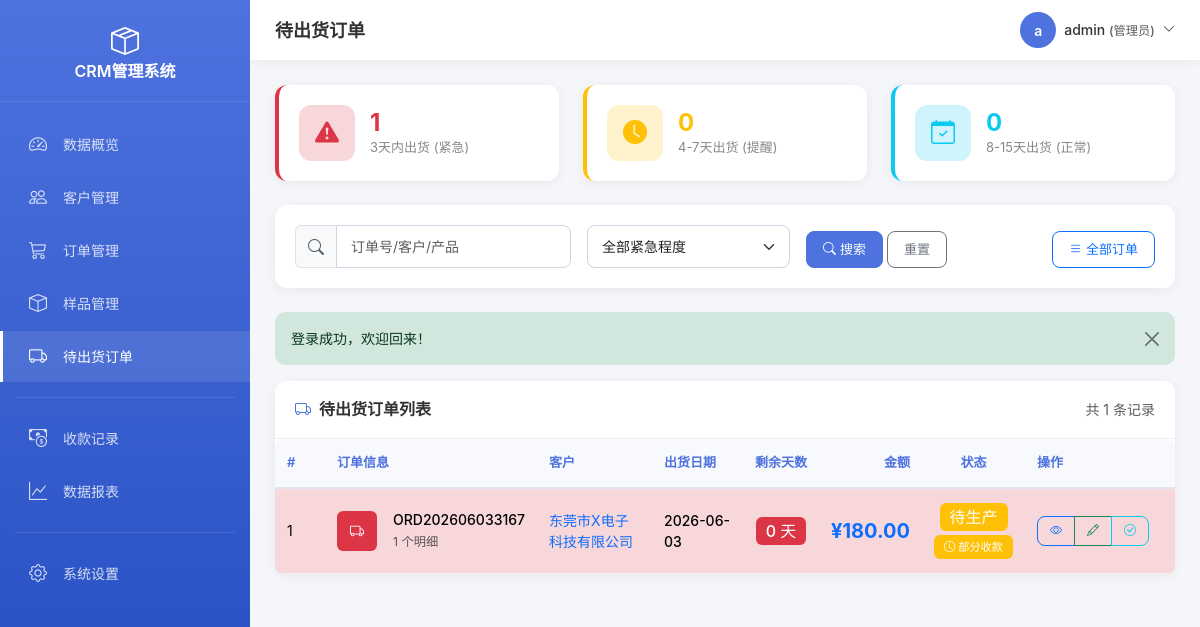
The app's page /order_pending.php (signed in) with its own data.
### tables this page shows
CREATE TABLE `order_main` (
  `id` int(11) UNSIGNED NOT NULL COMMENT '主键ID',
  `order_no` varchar(50) NOT NULL COMMENT '订单号(唯一)',
  `customer_id` int(11) UNSIGNED NOT NULL COMMENT '关联客户ID',
  `order_date` date NOT NULL COMMENT '下单日期',
  `ship_date` date NOT NULL COMMENT '出货日期',
  `status` tinyint(1) NOT NULL DEFAULT '1' COMMENT '订单状态：1待生产 2生产中 3已发货 4已完成 5已取消',
  `order_type` tinyint(1) NOT NULL DEFAULT '1' COMMENT '订单类型：1普通订单 2现金订单',
  `payment_status` tinyint(1) NOT NULL DEFAULT '1' COMMENT '收款状态：1未付款 2部分付款 3已结清',
  `origin` varchar(20) DEFAULT NULL COMMENT '产地：惠州、东莞、湖南',
  `order_total_amount` decimal(12,2) NOT NULL DEFAULT '0.00' COMMENT '订单总金额（明细合计）',
  `paid_amount` decimal(12,2) NOT NULL DEFAULT '0.00' COMMENT '已收金额（关联收款合计）',
  `remark` text COMMENT '备注',
  `create_time` datetime NOT NULL DEFAULT CURRENT_TIMESTAMP COMMENT '创建时间',
  `update_time` datetime NOT NULL DEFAULT CURRENT_TIMESTAMP ON UPDATE CURRENT_TIMESTAMP COMMENT '更新时间'
);

CREATE TABLE `customer` (
  `id` int(11) UNSIGNED NOT NULL COMMENT '主键ID',
  `customer_name` varchar(100) NOT NULL COMMENT '客户名称',
  `contact` varchar(50) DEFAULT NULL COMMENT '联系人',
  `phone` varchar(20) DEFAULT NULL COMMENT '电话',
  `email` varchar(100) DEFAULT NULL COMMENT '邮箱',
  `address` varchar(255) DEFAULT NULL COMMENT '地址',
  `remark` text COMMENT '备注',
  `create_time` datetime NOT NULL DEFAULT CURRENT_TIMESTAMP COMMENT '创建时间',
  `update_time` datetime NOT NULL DEFAULT CURRENT_TIMESTAMP ON UPDATE CURRENT_TIMESTAMP COMMENT '更新时间'
);

### config/database.php (called while the page is built, shortened)
<?php
function getDB() {
    static $pdo = null;
    if ($pdo === null) {
        try {
            $dsn = "mysql:host=" . DB_HOST . ";dbname=" . DB_NAME . ";charset=" . DB_CHARSET;
            $options = [
                PDO::ATTR_ERRMODE => PDO::ERRMODE_EXCEPTION,
                PDO::ATTR_DEFAULT_FETCH_MODE => PDO::FETCH_ASSOC,
                PDO::ATTR_EMULATE_PREPARES => false,
            ];
            $pdo = new PDO($dsn, DB_USER, DB_PASS, $options);
        } catch (PDOException $e) {
            die("数据库连接失败: " . $e->getMessage());
        }
    }
    return $pdo;
}
function query($sql, $params = []) {
    $db = getDB();
    $stmt = $db->prepare($sql);
    $stmt->execute($params);
    return $stmt;
}
function fetchAll($sql, $params = []) {
    return query($sql, $params)->fetchAll();
}
function fetchCount($sql, $params = []) {
    return query($sql, $params)->fetchColumn();
}

### order_pending.php (the view, shortened to what this page needs)
<?php
require_once __DIR__ . '/includes/header.php';
$today = date('Y-m-d');
$keyword = isset($_GET['keyword']) ? trim($_GET['keyword']) : '';
$where = "WHERE om.ship_date >= ? AND om.status NOT IN (2, 3)";
$params = [$today];
$page = intval(input('page', 1, 'get'));
$pageSize = 10;
$total = fetchCount(
    "SELECT COUNT(DISTINCT om.id) FROM order_main om
     LEFT JOIN customer c ON om.customer_id = c.id
     LEFT JOIN order_detail od ON om.id = od.order_id
     {$where}",
    $params
);
$pagination = pagination($total, $page, $pageSize);
$orders = fetchAll(
    "SELECT om.*, c.customer_name,
            om.order_total_amount as total_amount,
            COUNT(od.id) as item_count,
            DATEDIFF(om.ship_date, '{$today}') as days_left
     FROM order_main om
     LEFT JOIN customer c ON om.customer_id = c.id
     LEFT JOIN order_detail od ON om.id = od.order_id
     {$where}
     GROUP BY om.id
     ORDER BY om.ship_date ASC
     LIMIT {$pagination['offset']}, {$pagination['pageSize']}",
    $params
);
$urgentCount = fetchCount("SELECT COUNT(*) FROM order_main WHERE ship_date >= ? AND ship_date <= DATE_ADD(?, INTERVAL 3 DAY) AND status = 1", [$today, $today]);
$warningCount = fetchCount("SELECT COUNT(*) FROM order_main WHERE ship_date > DATE_ADD(?, INTERVAL 3 DAY) AND ship_date <= DATE_ADD(?, INTERVAL 7 DAY) AND status = 1", [$today, $today]);
$normalCount = fetchCount("SELECT COUNT(*) FROM order_main WHERE ship_date > DATE_ADD(?, INTERVAL 7 DAY) AND ship_date <= DATE_ADD(?, INTERVAL 15 DAY) AND status = 1", [$today, $today]);
?>
<div class="row g-4 mb-4">
    <div class="col-md-4">
        <div class="stat-card border-start border-danger border-4">
            <div class="stat-icon bg-danger-subtle text-danger">
                <i class="bi bi-exclamation-triangle-fill"></i>
            </div>
            <div class="stat-info">
                <h4 class="text-danger"><?php echo $urgentCount; ?></h4>
                <p>3天内出货 (紧急)</p>
            </div>
        </div>
    </div>
    <div class="col-md-4">
        <div class="stat-card border-start border-warning border-4">
            <div class="stat-icon bg-warning-subtle text-warning">
                <i class="bi bi-clock-fill"></i>
            </div>
            <div class="stat-info">
                <h4 class="text-warning"><?php echo $warningCount; ?></h4>
                <p>4-7天出货 (提醒)</p>
            </div>
        </div>
    </div>
    <div class="col-md-4">
        <div class="stat-card border-start border-info border-4">
            <div class="stat-icon bg-info-subtle text-info">
                <i class="bi bi-calendar-check"></i>
            </div>
            <div class="stat-info">
                <h4 class="text-info"><?php echo $normalCount; ?></h4>
                <p>8-15天出货 (正常)</p>
            </div>
        </div>
    </div>
</div>
<div class="card mb-4">
    <div class="card-body">
        <form method="GET" action="" class="row g-3 align-items-end">
            <div class="col-md-4">
                <div class="input-group">
                    <span class="input-group-text bg-light"><i class="bi bi-search text-muted"></i></span>
                    <input type="text" class="form-control" name="keyword" placeholder="订单号/客户/产品" value="<?php echo htmlspecialchars_string($keyword); ?>">
                </div>
            </div>
            <div class="col-md-3">
                <select class="form-select" name="urgency">
                    <option value="">全部紧急程度</option>
                </select>
            </div>
            <div class="col-md-3">
                <button type="submit" class="btn btn-primary"><i class="bi bi-search me-1"></i>搜索</button>
                <a href="/order_pending.php" class="btn btn-outline-secondary">重置</a>
            </div>
            <div class="col-md-2 text-md-end">
                <a href="/order.php" class="btn btn-outline-primary"><i class="bi bi-list me-1"></i>全部订单</a>
            </div>
        </form>
    </div>
</div>
<div class="card">
    <div class="card-header d-flex justify-content-between align-items-center">
        <h5 class="mb-0"><i class="bi bi-truck me-2"></i>待出货订单列表</h5>
        <span class="text-muted">共 <?php echo $total; ?> 条记录</span>
    </div>
    <div class="card-body p-0">
        <div class="table-responsive">
            <table class="table table-hover mb-0 align-middle">
                <thead class="table-light">
                    <tr>
                        <th style="width: 50px;">#</th>
                        <th>订单信息</th>
                        <th>客户</th>
                        <th>出货日期</th>
                        <th class="text-center">剩余天数</th>
                        <th class="text-end">金额</th>
                        <th class="text-center">状态</th>
                        <th style="width: 150px;">操作</th>
                    </tr>
                </thead>
                <tbody>
                    <?php foreach ($orders as $index => $order):
                        $daysLeft = $order['days_left'];
                        if ($daysLeft <= 3) {
                            $urgencyClass = 'table-danger';
                            $badgeClass = 'bg-danger';
                        } elseif ($daysLeft <= 7) {
                            $urgencyClass = 'table-warning';
                            $badgeClass = 'bg-warning text-dark';
                            $urgencyText = '提醒';
                        } else {
                            $urgencyClass = '';
                            $badgeClass = 'bg-info';
                            $urgencyText = '正常';
                        }
                    ?>
                    <tr class="<?php echo $urgencyClass; ?>">
                        <td><?php echo $pagination['offset'] + $index + 1; ?></td>
                        <td>
                            <div class="d-flex align-items-center">
                                <div class="bg-<?php echo $daysLeft <= 3 ? 'danger' : ($daysLeft <= 7 ? 'warning' : 'info'); ?> text-white rounded d-flex align-items-center justify-content-center me-3" style="width: 40px; height: 40px;">
                                    <i class="bi bi-truck"></i>
                                </div>
                                <div>
                                    <div class="fw-medium"><?php echo $order['order_no']; ?></div>
                                    <small class="text-muted"><?php echo $order['item_count']; ?> 个明细</small>
                                </div>
                            </div>
                        </td>
                        <td>
                            <a href="/customer_form.php?id=<?php echo $order['customer_id']; ?>&action=view" class="text-decoration-none">
                                <?php echo htmlspecialchars_string($order['customer_name']); ?>
                            </a>
                        </td>
                        <td>
                            <span class="fw-medium"><?php echo formatDate($order['ship_date']); ?></span>
                        </td>
                        <td class="text-center">
                            <span class="badge <?php echo $badgeClass; ?> fs-6">
                                <?php echo $daysLeft; ?> 天
                            </span>
                        </td>
                        <td class="text-end">
                            <div class="fw-bold text-primary fs-5">¥<?php echo formatMoney($order['total_amount']); ?></div>
                        </td>
                        <td class="text-center">
                            <div class="mb-1">
                                <span class="badge <?php echo getOrderStatusClass($order['status']); ?> fs-6">
                                    <?php echo getOrderStatusText($order['status']); ?>
                                </span>
                            </div>
                            <?php
                            $paymentStatusClass = [1 => 'bg-danger', 2 => 'bg-warning', 3 => 'bg-success'];
                            $paymentStatusText = [1 => '未收款', 2 => '部分收款', 3 => '已结清'];
                            $paymentStatus = $order['payment_status'] ?? 1;
                            ?>
                            <span class="badge <?php echo $paymentStatusClass[$paymentStatus]; ?>" style="font-size: 0.7rem;">
                                <i class="bi bi-<?php echo $paymentStatus == 3 ? 'check-circle' : ($paymentStatus == 2 ? 'clock' : 'exclamation-circle'); ?>"></i>
                                <?php echo $paymentStatusText[$paymentStatus]; ?>
                            </span>
                        </td>
                        <td>
                            <div class="btn-group">
                                <a href="/order_form.php?id=<?php echo $order['id']; ?>&action=view" class="btn btn-sm btn-outline-primary" title="查看">
                                    <i class="bi bi-eye"></i>
                                </a>
                                <?php if (isAdmin()): ?>
                                <a href="/order_form.php?id=<?php echo $order['id']; ?>&action=edit" class="btn btn-sm btn-outline-success" title="编辑">
                                    <i class="bi bi-pencil"></i>
                                </a>
                                <a href="/order_form.php?id=<?php echo $order['id']; ?>&action=edit&quick_ship=1" class="btn btn-sm btn-outline-info" title="快速发货">
                                    <i class="bi bi-check-circle"></i>
                                </a>
                                <?php endif; ?>
                            </div>
                        </td>
                    </tr>
                    <?php endforeach; ?>
                </tbody>
            </table>
        </div>
    </div>
</div>
<?php require_once __DIR__ . '/includes/footer.php'; ?>

### assets/css/style.css (style rules this page uses)
:root { --primary: #4e73df; --primary-dark: #2e59d9; --success: #1cc88a; --info: #36b9cc; --warning: #f6c23e; --danger: #e74a3b; --secondary: #858796; --light: #f8f9fc; --dark: #5a5c69; --sidebar-width: 250px; --topbar-height: 60px; }
* { margin: 0; padding: 0; box-sizing: border-box; }
body { font-family: -apple-system, BlinkMacSystemFont, 'Segoe UI', Roboto, 'Helvetica Neue', Arial, sans-serif; background-color: #f5f6fa; color: #333; font-size: 14px; line-height: 1.5; }
.stat-card { background: #fff; border-radius: 12px; padding: 20px; box-shadow: 0 2px 12px rgba(0,0,0,0.06); display: flex; align-items: center; gap: 15px; transition: transform 0.2s, box-shadow 0.2s; height: 100%; }
.stat-icon { width: 56px; height: 56px; border-radius: 12px; display: flex; align-items: center; justify-content: center; font-size: 24px; color: #fff; flex-shrink: 0; }
.stat-info h4 { font-size: 24px; font-weight: 700; margin: 0; color: #333; }
.stat-info p { margin: 0; color: #888; font-size: 13px; }
.card { border: none; border-radius: 12px; box-shadow: 0 2px 12px rgba(0,0,0,0.06); margin-bottom: 20px; }
.card-header { background: #fff; border-bottom: 1px solid #f0f0f0; padding: 18px 20px; border-radius: 12px 12px 0 0 !important; display: flex; align-items: center; justify-content: space-between; }
.card-header h5 { margin: 0; font-weight: 600; color: #333; font-size: 16px; }
.card-header h5 i { color: var(--primary); margin-right: 8px; }
.card-body { padding: 20px; }
.table-responsive { border-radius: 8px; }
.table { margin-bottom: 0; }
.table thead th { background: #f8f9fc; border-bottom: 2px solid #e3e6f0; font-weight: 600; color: var(--primary); font-size: 13px; padding: 14px 12px; white-space: nowrap; }
.table tbody td { padding: 14px 12px; vertical-align: middle; border-bottom: 1px solid #f0f0f0; }
.btn { border-radius: 8px; padding: 8px 16px; font-weight: 500; font-size: 13px; transition: all 0.2s; }
.btn-sm { padding: 5px 12px; font-size: 12px; }
.btn-primary { background: var(--primary); border-color: var(--primary); }
.form-control, .form-select { border-radius: 8px; border: 1px solid #d1d3e2; padding: 10px 14px; font-size: 14px; }
.badge { padding: 6px 10px; border-radius: 6px; font-weight: 500; font-size: 12px; }

### records on screen
order_main: offset "1", order_no "ORD202606033167", item_count "1", customer.customer_name "东莞市X电子科技有限公司", ship_date "2026-06-03", daysLeft "0", order_total_amount "180.00", status "待生产", payment_status "部分收款"

### other values on screen
$pageTitle "待出货订单"
mb_substr($currentUser['username'], 0, 1) "a"
htmlspecialchars_string($currentUser['username']) "admin"
$urgentCount "1"
$warningCount "0"
$normalCount "0"
$message['message'] "登录成功，欢迎回来！"
$total "1"
